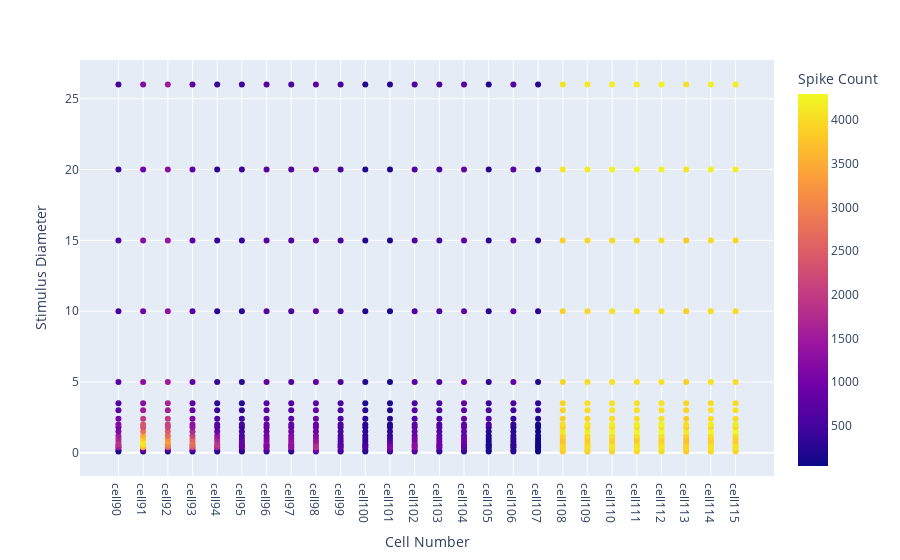

Write notebook code for a chart like this one.
### Code cell
fig = px.scatter(datadf,datadf["Cell Number"], datadf["Stimulus Diameter"],color =datadf['Spike Count'] )
fig.update_layout(
    autosize=True,)

fig.show()

### Figure 1 — Plotly figure (JSON) as saved in the notebook; plotly's stock layout.template omitted (floating-point values rounded to 4 significant figures; data arrays with more than 128 entries replaced by an {"elided": "..."} marker saying what was removed)
{"data": [{"hovertemplate": "Cell Number=%{x}<br>Stimulus Diameter=%{y}<br>Spike Count=%{marker.color}<extra></extra>", "legendgroup": "", "marker": {"color": {"elided": "494 int values"}, "coloraxis": "coloraxis", "symbol": "circle"}, "mode": "markers", "name": "", "orientation": "v", "showlegend": false, "type": "scatter", "x": {"elided": "494 str values"}, "xaxis": "x", "y": {"elided": "494 float values"}, "yaxis": "y"}], "layout": {"autosize": true, "coloraxis": {"colorbar": {"title": {"text": "Spike Count"}}, "colorscale": [[0, "#0d0887"], [0.1111, "#46039f"], [0.2222, "#7201a8"], [0.3333, "#9c179e"], [0.4444, "#bd3786"], [0.5556, "#d8576b"], [0.6667, "#ed7953"], [0.7778, "#fb9f3a"], [0.8889, "#fdca26"], [1, "#f0f921"]]}, "legend": {"tracegroupgap": 0}, "margin": {"t": 60}, "xaxis": {"anchor": "y", "domain": [0, 1], "title": {"text": "Cell Number"}}, "yaxis": {"anchor": "x", "domain": [0, 1], "title": {"text": "Stimulus Diameter"}}}}
